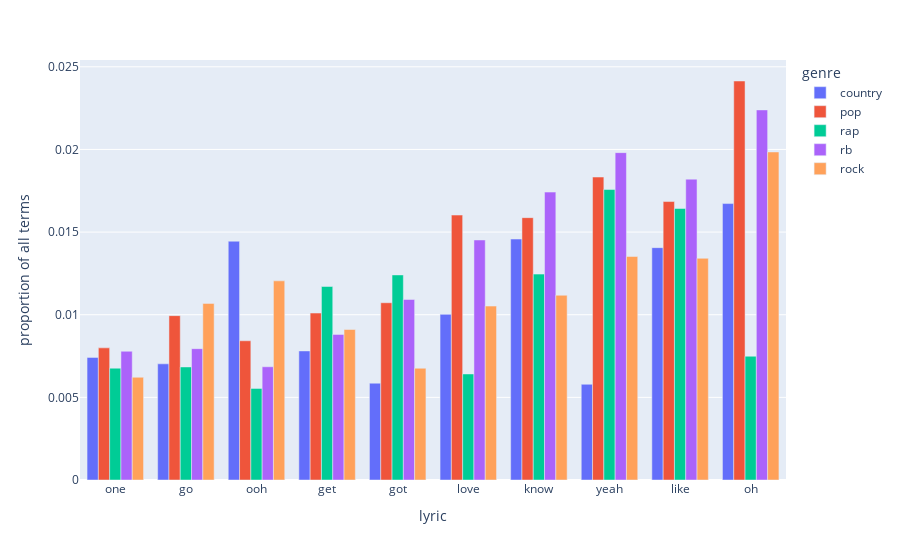

The notebook cell this image was saved under:
### Code cell
fig = px.bar(top_words_by_genre, 
             y = top_words_by_genre.columns, 
             x = top_words_by_genre.index, 
             barmode='group',
       orientation = 'v', 
            labels = {'lyrics_stemmed': 'lyric',
                      'value': 'proportion of all terms'
                     }
            )

fig.show()

### Figure 1 — Plotly figure (JSON) as saved in the notebook; plotly's stock layout.template omitted (floating-point values rounded to 4 significant figures)
{"data": [{"alignmentgroup": "True", "hovertemplate": "genre=country<br>lyric=%{x}<br>proportion of all terms=%{y}<extra></extra>", "legendgroup": "country", "marker": {"color": "#636efa", "pattern": {"shape": ""}}, "name": "country", "offsetgroup": "country", "orientation": "v", "showlegend": true, "textposition": "auto", "type": "bar", "x": ["one", "go", "ooh", "get", "got", "love", "know", "yeah", "like", "oh"], "xaxis": "x", "y": [0.007419, 0.007029, 0.01445, 0.007809, 0.005857, 0.01002, 0.01458, 0.005792, 0.01406, 0.01673], "yaxis": "y"}, {"alignmentgroup": "True", "hovertemplate": "genre=pop<br>lyric=%{x}<br>proportion of all terms=%{y}<extra></extra>", "legendgroup": "pop", "marker": {"color": "#EF553B", "pattern": {"shape": ""}}, "name": "pop", "offsetgroup": "pop", "orientation": "v", "showlegend": true, "textposition": "auto", "type": "bar", "x": ["one", "go", "ooh", "get", "got", "love", "know", "yeah", "like", "oh"], "xaxis": "x", "y": [0.007995, 0.009945, 0.008424, 0.0101, 0.01073, 0.01603, 0.01587, 0.01833, 0.01685, 0.02414], "yaxis": "y"}, {"alignmentgroup": "True", "hovertemplate": "genre=rap<br>lyric=%{x}<br>proportion of all terms=%{y}<extra></extra>", "legendgroup": "rap", "marker": {"color": "#00cc96", "pattern": {"shape": ""}}, "name": "rap", "offsetgroup": "rap", "orientation": "v", "showlegend": true, "textposition": "auto", "type": "bar", "x": ["one", "go", "ooh", "get", "got", "love", "know", "yeah", "like", "oh"], "xaxis": "x", "y": [0.006765, 0.00684, 0.005542, 0.01171, 0.01241, 0.006416, 0.01246, 0.01757, 0.01643, 0.007489], "yaxis": "y"}, {"alignmentgroup": "True", "hovertemplate": "genre=rb<br>lyric=%{x}<br>proportion of all terms=%{y}<extra></extra>", "legendgroup": "rb", "marker": {"color": "#ab63fa", "pattern": {"shape": ""}}, "name": "rb", "offsetgroup": "rb", "orientation": "v", "showlegend": true, "textposition": "auto", "type": "bar", "x": ["one", "go", "ooh", "get", "got", "love", "know", "yeah", "like", "oh"], "xaxis": "x", "y": [0.00779, 0.007946, 0.00685, 0.008808, 0.01092, 0.01452, 0.01742, 0.01981, 0.0182, 0.02239], "yaxis": "y"}, {"alignmentgroup": "True", "hovertemplate": "genre=rock<br>lyric=%{x}<br>proportion of all terms=%{y}<extra></extra>", "legendgroup": "rock", "marker": {"color": "#FFA15A", "pattern": {"shape": ""}}, "name": "rock", "offsetgroup": "rock", "orientation": "v", "showlegend": true, "textposition": "auto", "type": "bar", "x": ["one", "go", "ooh", "get", "got", "love", "know", "yeah", "like", "oh"], "xaxis": "x", "y": [0.006216, 0.01069, 0.01205, 0.009105, 0.006761, 0.01052, 0.01118, 0.01352, 0.01341, 0.01985], "yaxis": "y"}], "layout": {"autosize": true, "barmode": "group", "legend": {"title": {"text": "genre"}, "tracegroupgap": 0}, "margin": {"t": 60}, "xaxis": {"anchor": "y", "autorange": true, "domain": [0, 1], "range": [-0.5, 9.5], "title": {"text": "lyric"}, "type": "category"}, "yaxis": {"anchor": "x", "autorange": true, "domain": [0, 1], "range": [0, 0.02541], "title": {"text": "proportion of all terms"}, "type": "linear"}}}
